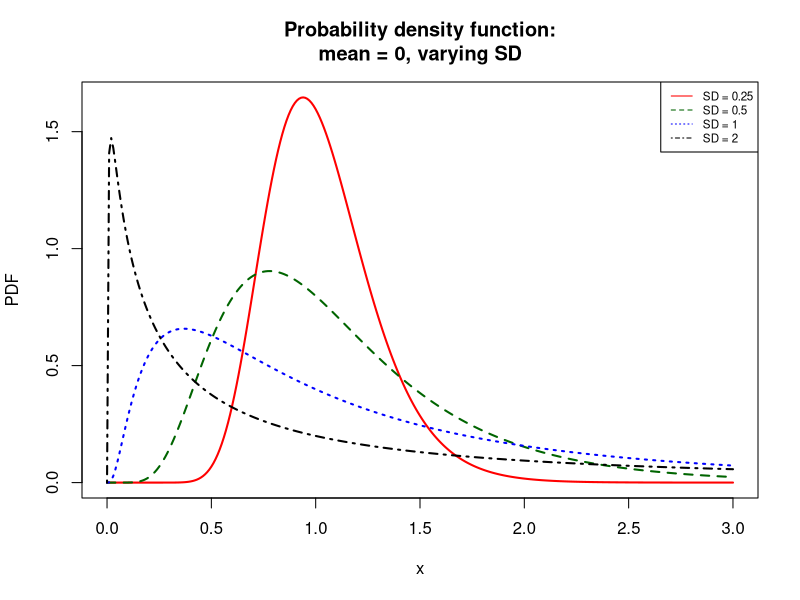
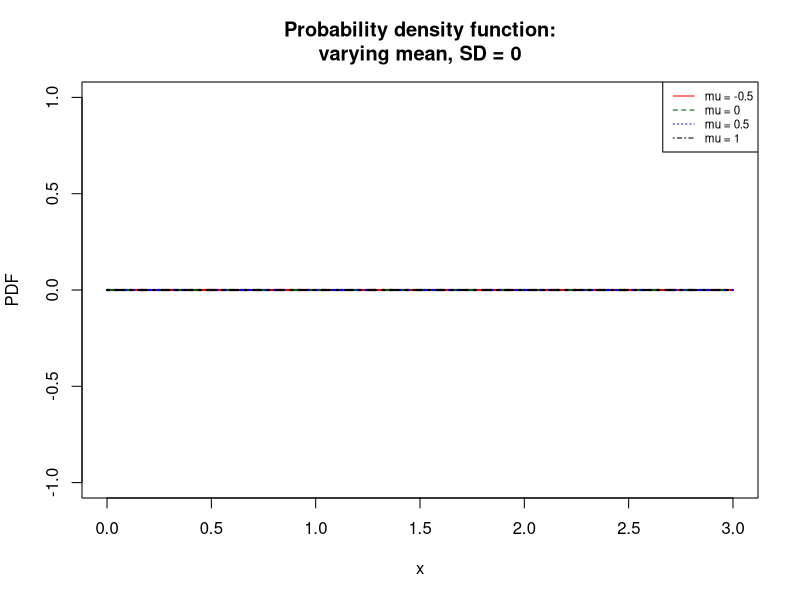

Generate these figures, in order, with R:
# Plot for varying SD
x_max <- 3
sd_vec <- c(0.25, 0.5, 1, 2)
col_vec <- c("red", "darkgreen", "blue", "black")

x <- seq(0, x_max, length.out = x_max * 100 + 1)
density_mat <- sapply(sd_vec, function(sd_i) dlnorm(x, meanlog = 0, sdlog = sd_i))

plot(c(0, x_max), c(0, max(density_mat)), type = "n",
     main = "Probability density function:\nmean = 0, varying SD",
     xlab = "x", ylab = "PDF")
for (i in 1:length(sd_vec)) {
  lines(x, density_mat[, i], col = col_vec[i], lwd = 2, lty = i)
}
legend("topright", legend = paste("SD =", sd_vec), col = col_vec, 
       lty = 1:length(sd_vec), cex = 0.7)

# Plot for varying mean
x_max <- 3
mean_vec <- c(-0.5, 0, 0.5, 1)
col_vec <- c("red", "darkgreen", "blue", "black")

x <- seq(0, x_max, length.out = x_max * 100 + 1)
density_mat <- sapply(mean_vec, 
                      function(mean_i) dlnorm(x, meanlog = mean_i, sdlog = 0))

plot(c(0, x_max), c(0, max(density_mat)), type = "n",
     main = "Probability density function:\nvarying mean, SD = 0",
     xlab = "x", ylab = "PDF")
for (i in 1:length(sd_vec)) {
  lines(x, density_mat[, i], col = col_vec[i], lwd = 2, lty = i)
}
legend("topright", legend = paste("mu =", mean_vec), col = col_vec, 
       lty = 1:length(mean_vec), cex = 0.7)

